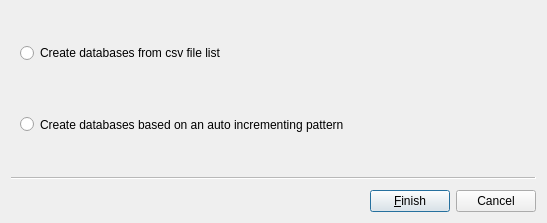
<?xml version="1.0" encoding="UTF-8"?>
<ui version="4.0">
 <class>BatchDbCreator</class>
 <widget class="QWizard" name="BatchDbCreator">
  <property name="geometry">
   <rect>
    <x>0</x>
    <y>0</y>
    <width>547</width>
    <height>223</height>
   </rect>
  </property>
  <property name="sizePolicy">
   <sizepolicy hsizetype="MinimumExpanding" vsizetype="MinimumExpanding">
    <horstretch>0</horstretch>
    <verstretch>0</verstretch>
   </sizepolicy>
  </property>
  <property name="font">
   <font>
    <kerning>true</kerning>
   </font>
  </property>
  <property name="windowTitle">
   <string>Batch database creation</string>
  </property>
  <property name="wizardStyle">
   <enum>QWizard::ClassicStyle</enum>
  </property>
  <property name="options">
   <set>QWizard::NoBackButtonOnStartPage</set>
  </property>
  <widget class="QWizardPage" name="wizardPage1">
   <property name="sizePolicy">
    <sizepolicy hsizetype="MinimumExpanding" vsizetype="MinimumExpanding">
     <horstretch>0</horstretch>
     <verstretch>0</verstretch>
    </sizepolicy>
   </property>
   <layout class="QGridLayout" name="gridLayout">
    <item row="1" column="0">
     <widget class="QRadioButton" name="patternRadioButton">
      <property name="sizePolicy">
       <sizepolicy hsizetype="MinimumExpanding" vsizetype="MinimumExpanding">
        <horstretch>0</horstretch>
        <verstretch>0</verstretch>
       </sizepolicy>
      </property>
      <property name="text">
       <string>Create databases based on an auto incrementing pattern</string>
      </property>
     </widget>
    </item>
    <item row="0" column="0">
     <widget class="QRadioButton" name="csvRadioButton">
      <property name="sizePolicy">
       <sizepolicy hsizetype="MinimumExpanding" vsizetype="MinimumExpanding">
        <horstretch>0</horstretch>
        <verstretch>0</verstretch>
       </sizepolicy>
      </property>
      <property name="text">
       <string>Create databases from csv file list</string>
      </property>
     </widget>
    </item>
   </layout>
  </widget>
 </widget>
 <resources/>
 <connections/>
</ui>
